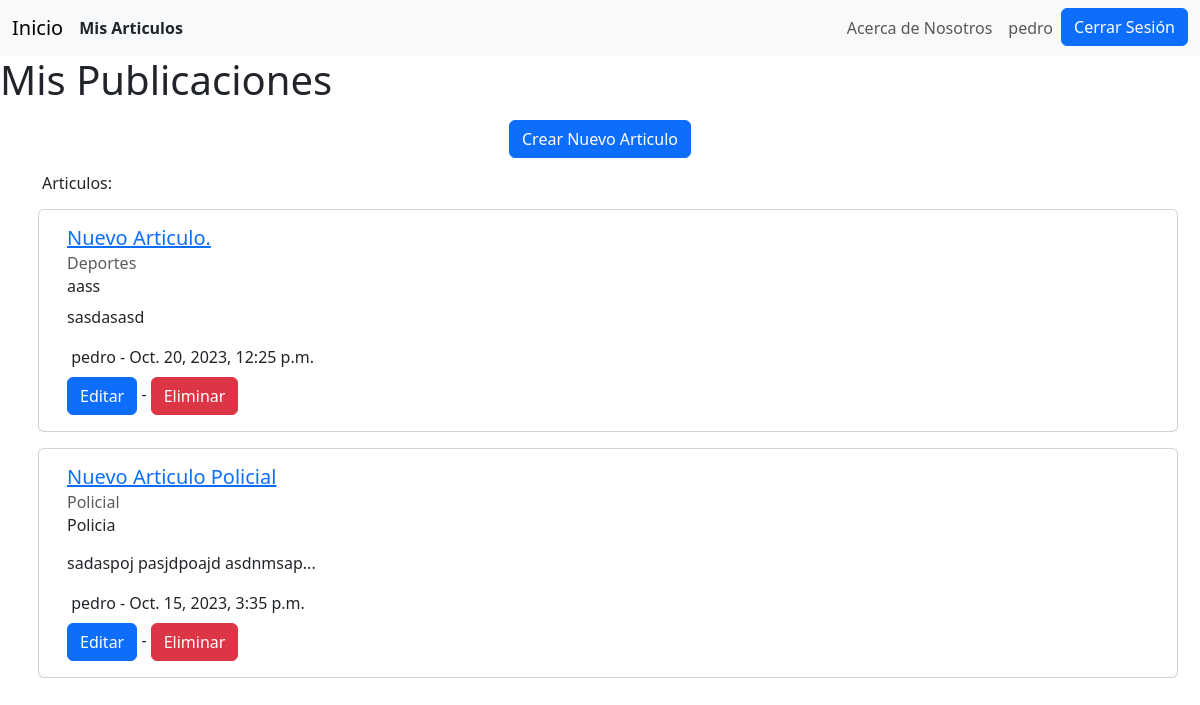
The app's page /appblog/mis_articulos (signed in), older data.
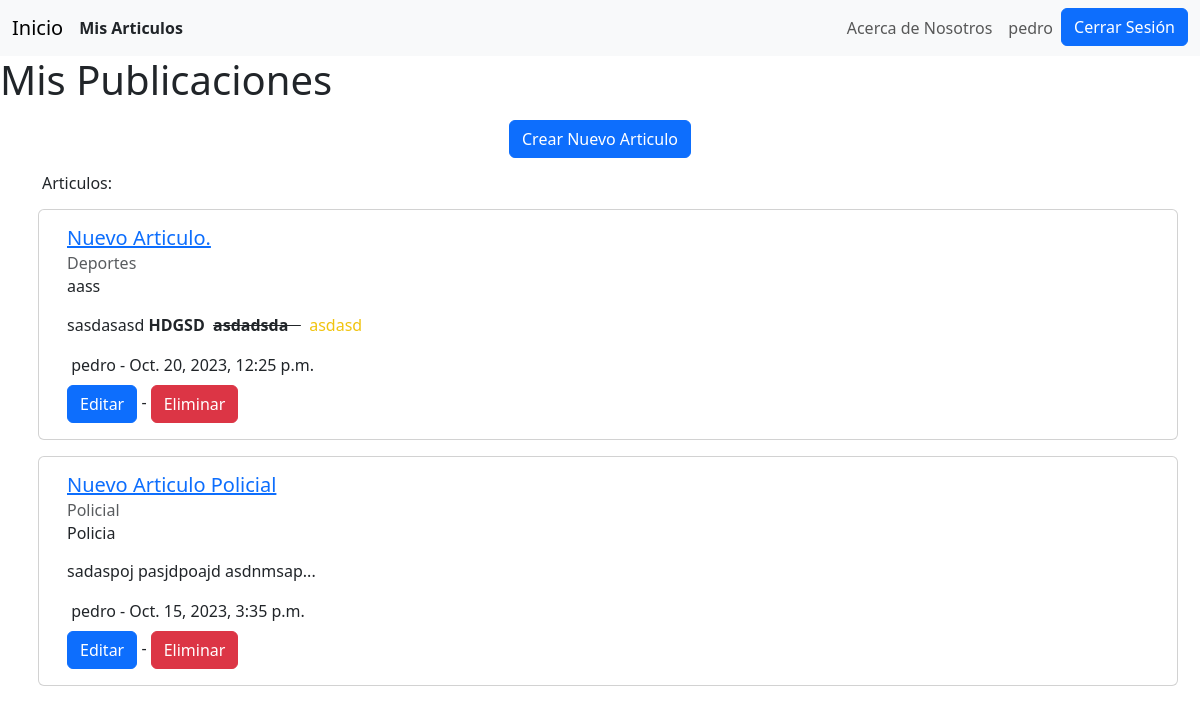
The same page, newer data.
### AppBlog/models.py (models this page shows, shortened)
class Articulo(models.Model):
    categoria = models.ForeignKey(Categoria, blank=True, on_delete=models.CASCADE, null=True)
    autor = models.ForeignKey(User, blank=True, on_delete=models.CASCADE, null=True)
    titulo = models.CharField(max_length=50)
    subtitulo = models.CharField(max_length=50, blank=True, null=True)
    texto = RichTextField()
    imagen = models.ImageField(upload_to='imagenes', null=True, blank=True)
    fecha_publicacion = models.DateTimeField(auto_now_add=True)

class Categoria(models.Model):
    nombre = models.CharField(max_length=50)
    def __str__(self):
        return self.nombre

### AppBlog/views.py (the view)
# urls.py: path('mis_articulos', mis_articulos, name="mis_articulos"),
@login_required(login_url='/cuentas/login')
def mis_articulos(request):
    articulos = Articulo.objects.filter(autor=request.user).order_by('-fecha_publicacion')
    return render(request, 'mis_articulos.html', {'articulos': articulos})

### AppBlog/templates/mis_articulos.html (shortened to what this page needs)
{% extends 'base.html' %}
{% block contents %}
    <h1>Mis Publicaciones</h1>
    <div class="container col-lg-4 mt-3 d-flex justify-content-center">
        {% if request.user.is_authenticated %}
            <a class="btn btn-primary" href="{% url 'crear_articulo' %}">Crear Nuevo Articulo</a>
        {% endif %}
    </div>
    <div class="container mt-3">
        <h6>Articulos:</h6>
        <div class="d-flex row">
            {% if articulos %}
                {% for articulo in articulos %}
                    <div class="card m-2 col-12">
                        <div class="card-body">
                            <h5 class="card-title"><a href="{% url 'detalle_articulo' articulo.id %}">{{ articulo.titulo }}</a></h5>
                            <h6 class="card-subtitle mb-2 text-body-secondary">{{ articulo.categoria }}</h6>
                            <h6 class="card-subtitle mb-2 text-body-primary">{{ articulo.subtitulo }}</h6>
                            <p class="card-text">{{ articulo.texto | safe }}</p>
                            {% if articulo.autor.infoextra.avatar %}
                                {{ articulo.autor }} - {{ articulo.fecha_publicacion }}
                            {% else %}
                                <p class="card-text">{{ articulo.autor }} - {{ articulo.fecha_publicacion }}</p>
                            {% endif %}
                            {% if request.user == articulo.autor %}
                                <div class="mt-2">
                                    <a class="btn btn-primary" href="{% url 'editar_articulo' articulo.id %}">Editar</a> - <a class="btn btn-danger" href="{% url 'eliminar_articulo' articulo.id %}">Eliminar</a>
                                </div>
                            {% endif %}
                        </div>
                    </div>
                {% endfor %}
            {% else %}
                <p>Todavía no has publicado nada!</p>
            {% endif %}
        </div>
    </div>
{% endblock %}

Row changes from the older to the newer data that the page shows:
changed Articulo "Nuevo Articulo.": texto "sasdasasd" → "sasdasasd HDGSD asdadsda asdasd"
